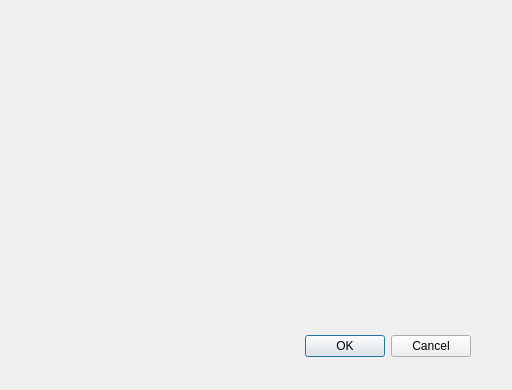
<?xml version="1.0" encoding="UTF-8"?>
<ui version="4.0">
 <class>tuflowMbViewerDialog</class>
 <widget class="QDialog" name="tuflowMbViewerDialog">
  <property name="geometry">
   <rect>
    <x>0</x>
    <y>0</y>
    <width>512</width>
    <height>390</height>
   </rect>
  </property>
  <property name="windowTitle">
   <string>Dialog</string>
  </property>
  <widget class="QDialogButtonBox" name="buttonBox">
   <property name="geometry">
    <rect>
     <x>130</x>
     <y>330</y>
     <width>341</width>
     <height>32</height>
    </rect>
   </property>
   <property name="orientation">
    <enum>Qt::Horizontal</enum>
   </property>
   <property name="standardButtons">
    <set>QDialogButtonBox::Cancel|QDialogButtonBox::Ok</set>
   </property>
  </widget>
 </widget>
 <resources/>
 <connections>
  <connection>
   <sender>buttonBox</sender>
   <signal>accepted()</signal>
   <receiver>tuflowMbViewerDialog</receiver>
   <slot>accept()</slot>
   <hints>
    <hint type="sourcelabel">
     <x>248</x>
     <y>254</y>
    </hint>
    <hint type="destinationlabel">
     <x>157</x>
     <y>274</y>
    </hint>
   </hints>
  </connection>
  <connection>
   <sender>buttonBox</sender>
   <signal>rejected()</signal>
   <receiver>tuflowMbViewerDialog</receiver>
   <slot>reject()</slot>
   <hints>
    <hint type="sourcelabel">
     <x>316</x>
     <y>260</y>
    </hint>
    <hint type="destinationlabel">
     <x>286</x>
     <y>274</y>
    </hint>
   </hints>
  </connection>
 </connections>
</ui>
